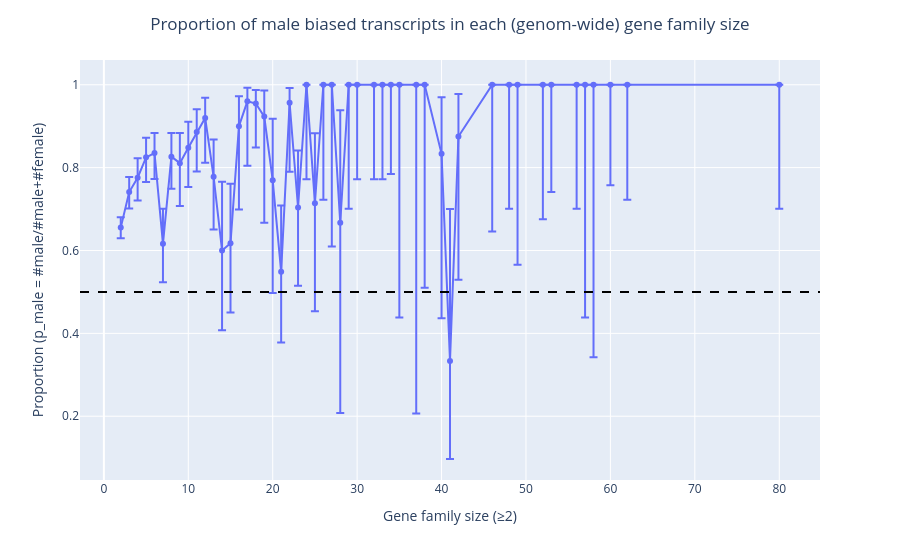

Notebook code cell kept with this figure:
### Markdown cell above
Plot

### Code cell
'''
SWITCH BACK TO hog_size_expressed to get the old plot back!
'''

fig1 = px.line(
    hog_counts,
    x="hog_size_genome",
    y="p_male",
    markers=True,
    hover_data={
        "male": True,
        "female": True,
        "total_biased": True,
        "p_male": ":.3f"
    }
)

fig1.update_traces(
    error_y=dict(
        type="data",
        symmetric=False,
        array=hog_counts["ci_upper"] - hog_counts["p_male"],
        arrayminus=hog_counts["p_male"] - hog_counts["ci_lower"]
    )
)

fig1.add_hline(
    y=0.5,
    line_dash="dash",
    line_color="black"
)

fig1.update_layout(
    title=dict(text="Proportion of male biased transcripts in each (genom-wide) gene family size", x=0.5, xanchor="center"),
    xaxis_title="Gene family size (≥2)",
    yaxis_title="Proportion (p_male = #male/#male+#female)",
)

fig1.show()

### Figure 1 — Plotly figure (JSON) as saved in the notebook; plotly's stock layout.template omitted (floating-point values rounded to 4 significant figures; data arrays with more than 128 entries replaced by an {"elided": "..."} marker saying what was removed)
{"data": [{"customdata": {"elided": "49x3 int values"}, "error_y": {"array": [0.02471, 0.03625, 0.04698, 0.04705, 0.04822, 0.0848, 0.05715, 0.07301, 0.06282, 0.05523, 0.04845, 0.09027, 0.166, 0.1434, 0.07213, 0.0329, 0.0329, 0.06321, 0.149, 0.16, 0.03576, 0.1378, 0.0, 0.1685, 0.0, -1.11e-16, 0.2718, 0.0, 0.0, 0.0, 0.0, 0.0, 0.0, 0.0, 0.0, 0.1366, 0.3667, 0.1026, 0.0, 0.0, 0.0, 0.0, 0.0, 0.0, 0.0, 0.0, 0.0, 0.0, 0.0], "arrayminus": [0.02558, 0.03988, 0.05519, 0.05966, 0.06304, 0.0925, 0.07724, 0.1037, 0.0951, 0.09536, 0.1084, 0.1272, 0.1926, 0.1672, 0.201, 0.1554, 0.1059, 0.2562, 0.2718, 0.1707, 0.1664, 0.1885, 0.2281, 0.2608, 0.2775, 0.3903, 0.459, 0.2992, 0.2281, 0.2281, 0.2281, 0.2153, 0.5615, 0.7935, 0.4899, 0.3968, 0.2366, 0.3459, 0.3543, 0.2992, 0.4345, 0.3244, 0.2588, 0.2992, 0.5615, 0.6576, 0.2425, 0.2775, 0.2992], "symmetric": false, "type": "data"}, "hovertemplate": "hog_size_genome=%{x}<br>p_male=%{y:.3f}<br>male=%{customdata[0]}<br>female=%{customdata[1]}<br>total_biased=%{customdata[2]}<extra></extra>", "legendgroup": "", "line": {"color": "#636efa", "dash": "solid"}, "marker": {"symbol": "circle"}, "mode": "lines+markers", "name": "", "orientation": "v", "showlegend": false, "type": "scatter", "x": [2, 3, 4, 5, 6, 7, 8, 9, 10, 11, 12, 13, 14, 15, 16, 17, 18, 19, 20, 21, 22, 23, 24, 25, 26, 27, 28, 29, 30, 32, 33, 34, 35, 37, 38, 40, 41, 42, 46, 48, 49, 52, 53, 56, 57, 58, 60, 62, 80], "xaxis": "x", "y": [0.6552, 0.7411, 0.7756, 0.8247, 0.8353, 0.6161, 0.8264, 0.8108, 0.8481, 0.8857, 0.92, 0.7778, 0.6, 0.6176, 0.9, 0.96, 0.9545, 0.9231, 0.7692, 0.5484, 0.9565, 0.7037, 1.0, 0.7143, 1.0, 1.0, 0.6667, 1.0, 1.0, 1.0, 1.0, 1.0, 1.0, 1.0, 1.0, 0.8333, 0.3333, 0.875, 1.0, 1.0, 1.0, 1.0, 1.0, 1.0, 1.0, 1.0, 1.0, 1.0, 1.0], "yaxis": "y"}], "layout": {"legend": {"tracegroupgap": 0}, "margin": {"t": 60}, "shapes": [{"line": {"color": "black", "dash": "dash"}, "type": "line", "x0": 0, "x1": 1, "xref": "x domain", "y0": 0.5, "y1": 0.5, "yref": "y"}], "title": {"text": "Proportion of male biased transcripts in each (genom-wide) gene family size", "x": 0.5, "xanchor": "center"}, "xaxis": {"anchor": "y", "domain": [0, 1], "title": {"text": "Gene family size (≥2)"}}, "yaxis": {"anchor": "x", "domain": [0, 1], "title": {"text": "Proportion (p_male = #male/#male+#female)"}}}}
